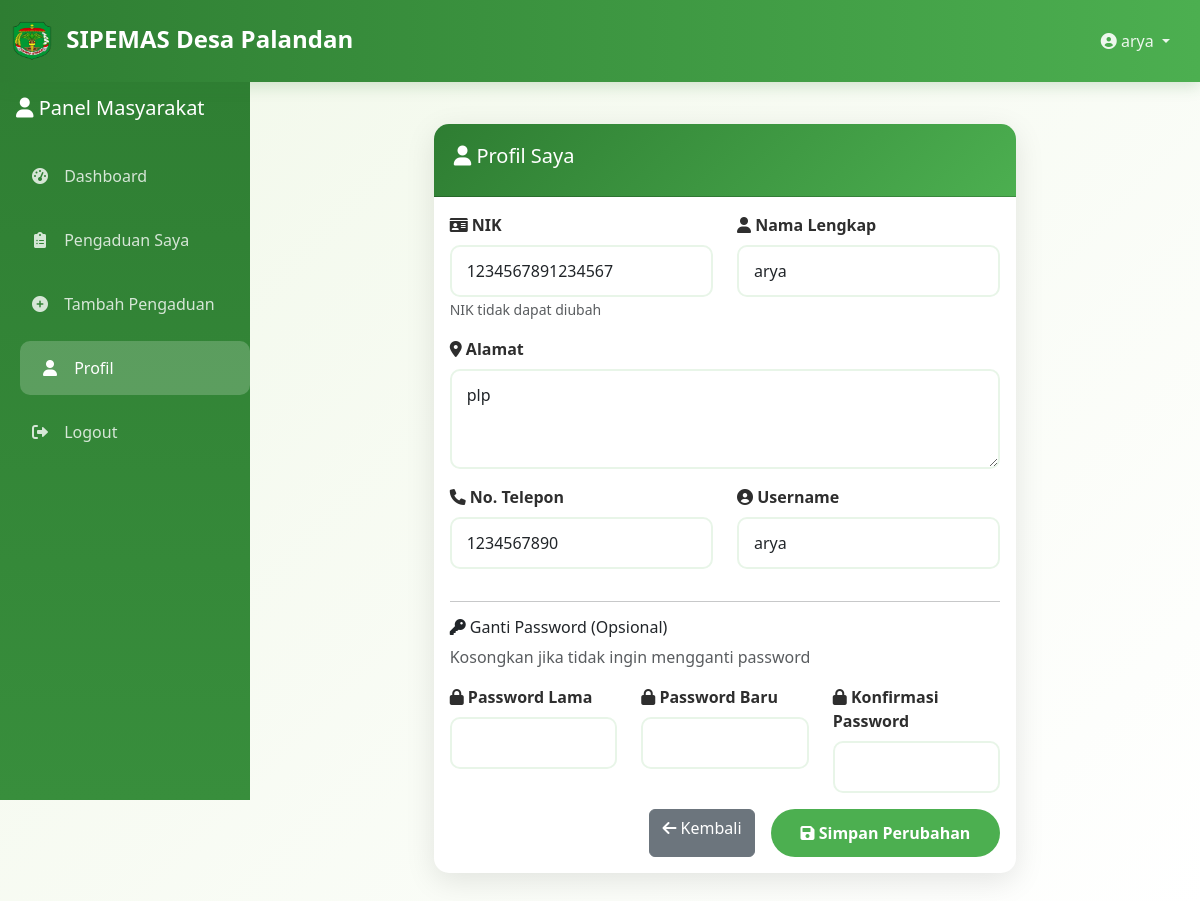
Page /user/profil.php (signed in) on the committed database.
### tables this page shows
CREATE TABLE `tbl_masyarakat` (
  `NIK` varchar(16) NOT NULL,
  `nama` varchar(100) NOT NULL,
  `alamat` text NOT NULL,
  `username` varchar(50) NOT NULL,
  `telp` varchar(15) NOT NULL,
  `password` varchar(255) NOT NULL,
  `email` varchar(100) DEFAULT NULL,
  `jenis_kelamin` enum('L','P') DEFAULT NULL,
  `tanggal_lahir` date DEFAULT NULL,
  `pekerjaan` varchar(100) DEFAULT NULL,
  `status` enum('active','inactive') DEFAULT 'active',
  `last_login` datetime DEFAULT NULL,
  `created_at` timestamp NOT NULL DEFAULT current_timestamp(),
  `updated_at` timestamp NOT NULL DEFAULT current_timestamp() ON UPDATE current_timestamp()
);

### user/profil.php (the view, shortened to what this page needs)
<?php
require_once '../includes/functions.php';
$stmt = $pdo->prepare("SELECT * FROM tbl_masyarakat WHERE NIK = ?");
$stmt->execute([$_SESSION['user_nik']]);
$user_data = $stmt->fetch(PDO::FETCH_ASSOC);
?>
<!DOCTYPE html>
<html lang="id">
<head>
    <link href="https://cdn.jsdelivr.net/npm/bootstrap@5.3.0/dist/css/bootstrap.min.css" rel="stylesheet">
    <link href="https://cdnjs.cloudflare.com/ajax/libs/font-awesome/6.0.0/css/all.min.css" rel="stylesheet">
    <link href="../assets/css/style.css" rel="stylesheet">
</head>
<body>
    <div class="sidebar">
        <div class="p-3">
            <h5 class="text-white"><i class="fas fa-user"></i> Panel Masyarakat</h5>
        </div>
        <nav class="nav flex-column">
            <a class="nav-link" href="dashboard.php">
                <i class="fas fa-tachometer-alt"></i> Dashboard
            </a>
            <a class="nav-link" href="pengaduan.php">
                <i class="fas fa-clipboard-list"></i> Pengaduan Saya
            </a>
            <a class="nav-link" href="tambah_pengaduan.php">
                <i class="fas fa-plus-circle"></i> Tambah Pengaduan
            </a>
            <a class="nav-link active" href="profil.php">
                <i class="fas fa-user"></i> Profil
            </a>
            <a class="nav-link" href="../logout.php">
                <i class="fas fa-sign-out-alt"></i> Logout
            </a>
        </nav>
    </div>
    <div class="content-with-sidebar">
        <?php include '../includes/header.php'; ?>
        <div class="container-fluid mt-4">
            <div class="row justify-content-center">
                <div class="col-md-8">
                    <div class="card">
                        <div class="card-header">
                            <h5><i class="fas fa-user"></i> Profil Saya</h5>
                        </div>
                        <div class="card-body">
                            <form method="POST" id="profilForm">
                                <div class="row">
                                    <div class="col-md-6 mb-3">
                                        <label for="nik" class="form-label">
                                            <i class="fas fa-id-card"></i> NIK
                                        </label>
                                        <input type="text" class="form-control" id="nik"
                                               value="<?= $user_data['NIK'] ?>" readonly>
                                        <small class="text-muted">NIK tidak dapat diubah</small>
                                    </div>
                                    <div class="col-md-6 mb-3">
                                        <label for="nama" class="form-label">
                                            <i class="fas fa-user"></i> Nama Lengkap
                                        </label>
                                        <input type="text" class="form-control" id="nama" name="nama"
                                               value="<?= $user_data['nama'] ?>" required>
                                    </div>
                                </div>
                                <div class="mb-3">
                                    <label for="alamat" class="form-label">
                                        <i class="fas fa-map-marker-alt"></i> Alamat
                                    </label>
                                    <textarea class="form-control" id="alamat" name="alamat" rows="3"
                                              required><?= $user_data['alamat'] ?></textarea>
                                </div>
                                <div class="row">
                                    <div class="col-md-6 mb-3">
                                        <label for="telp" class="form-label">
                                            <i class="fas fa-phone"></i> No. Telepon
                                        </label>
                                        <input type="tel" class="form-control" id="telp" name="telp"
                                               value="<?= $user_data['telp'] ?>" required>
                                    </div>
                                    <div class="col-md-6 mb-3">
                                        <label for="username" class="form-label">
                                            <i class="fas fa-user-circle"></i> Username
                                        </label>
                                        <input type="text" class="form-control" id="username" name="username"
                                               value="<?= $user_data['username'] ?>" required>
                                    </div>
                                </div>
                                <hr>
                                <h6><i class="fas fa-key"></i> Ganti Password (Opsional)</h6>
                                <p class="text-muted">Kosongkan jika tidak ingin mengganti password</p>
                                <div class="row">
                                    <div class="col-md-4 mb-3">
                                        <label for="password_lama" class="form-label">
                                            <i class="fas fa-lock"></i> Password Lama
                                        </label>
                                        <input type="password" class="form-control" id="password_lama" name="password_lama">
                                    </div>
                                    <div class="col-md-4 mb-3">
                                        <label for="password_baru" class="form-label">
                                            <i class="fas fa-lock"></i> Password Baru
                                        </label>
                                        <input type="password" class="form-control" id="password_baru" name="password_baru">
                                    </div>
                                    <div class="col-md-4 mb-3">
                                        <label for="konfirmasi_password" class="form-label">
                                            <i class="fas fa-lock"></i> Konfirmasi Password
                                        </label>
                                        <input type="password" class="form-control" id="konfirmasi_password" name="konfirmasi_password">
                                    </div>
                                </div>
                                <div class="d-grid gap-2 d-md-flex justify-content-md-end">
                                    <a href="dashboard.php" class="btn btn-secondary me-md-2">
                                        <i class="fas fa-arrow-left"></i> Kembali
                                    </a>
                                    <button type="submit" class="btn btn-success" id="updateBtn">
                                        <i class="fas fa-save"></i> Simpan Perubahan
                                    </button>
                                </div>
                            </form>
                        </div>
                    </div>
                </div>
            </div>
        </div>
    </div>
</body>
</html>

### assets/css/style.css (style rules this page uses)
:root { --primary-green: #2E7D32; --light-green: #4CAF50; --dark-green: #388E3C; --accent-green: #81C784; --bg-light: #F1F8E9; --text-dark: #2E2E2E; }
* { margin: 0; padding: 0; box-sizing: border-box; }
body { font-family: 'Segoe UI', Tahoma, Geneva, Verdana, sans-serif; background: linear-gradient(135deg, var(--bg-light) 0%, #FFFFFF 100%); min-height: 100vh; color: var(--text-dark); }
.btn-success { background: var(--light-green); border: none; border-radius: 25px; padding: 12px 30px; font-weight: 600; transition: all 0.3s ease; }
.card { border: none; border-radius: 15px; box-shadow: 0 8px 30px rgba(0,0,0,0.1); transition: all 0.3s ease; margin-bottom: 20px; }
.card-header { background: linear-gradient(135deg, var(--primary-green) 0%, var(--light-green) 100%); color: white; border-radius: 15px 15px 0 0 !important; font-weight: 600; padding: 20px; }
.form-control { border-radius: 10px; border: 2px solid #E8F5E8; padding: 12px 15px; transition: all 0.3s ease; font-size: 16px; }
.form-label { font-weight: 600; color: var(--text-dark); margin-bottom: 8px; }
.sidebar { background: linear-gradient(180deg, var(--primary-green) 0%, var(--dark-green) 100%); min-height: 100vh; color: white; position: fixed; top: 0; left: 0; width: 250px; z-index: 1000; padding-top: 80px; }
.sidebar .nav-link { color: rgba(255,255,255,0.8); padding: 15px 20px; border-radius: 10px; margin: 5px 10px; transition: all 0.3s ease; text-decoration: none; display: block; }
.sidebar .nav-link:hover, .sidebar .nav-link.active { background: rgba(255,255,255,0.2); color: white; transform: translateX(10px); }
.sidebar .nav-link i { margin-right: 10px; width: 20px; text-align: center; }
.content-with-sidebar { margin-left: 250px; padding: 100px 20px 20px; }

### rows in the picture
tbl_masyarakat: NIK "1234567891234567", nama "arya", alamat "plp", telp "1234567890", username "arya"

### other values in the picture
$_SESSION['user_nama'] "arya"
